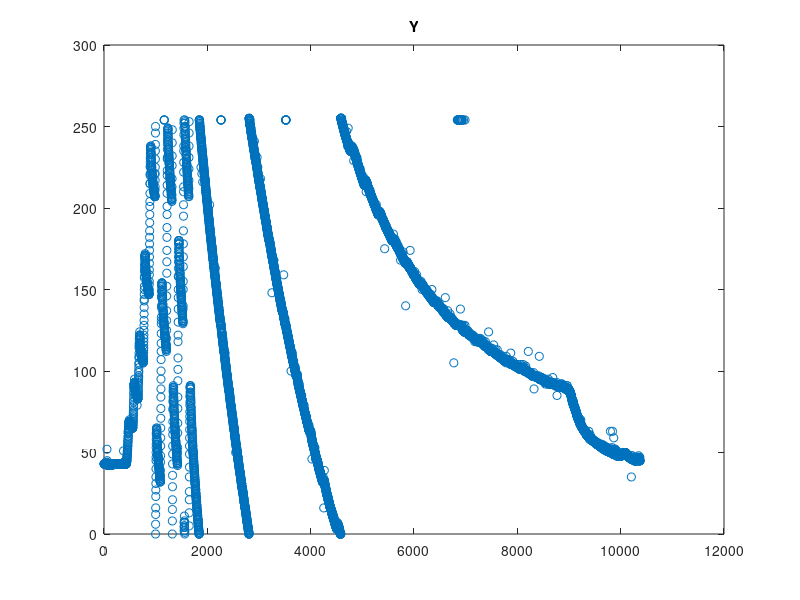
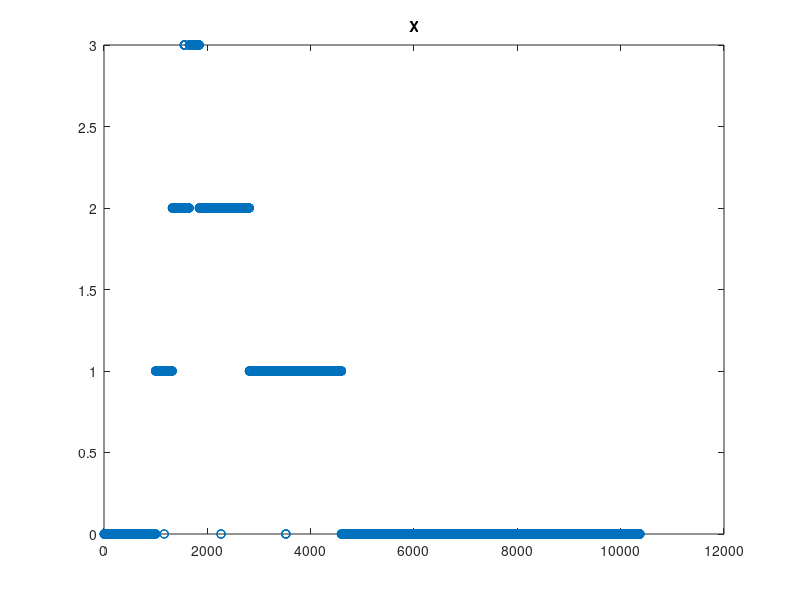
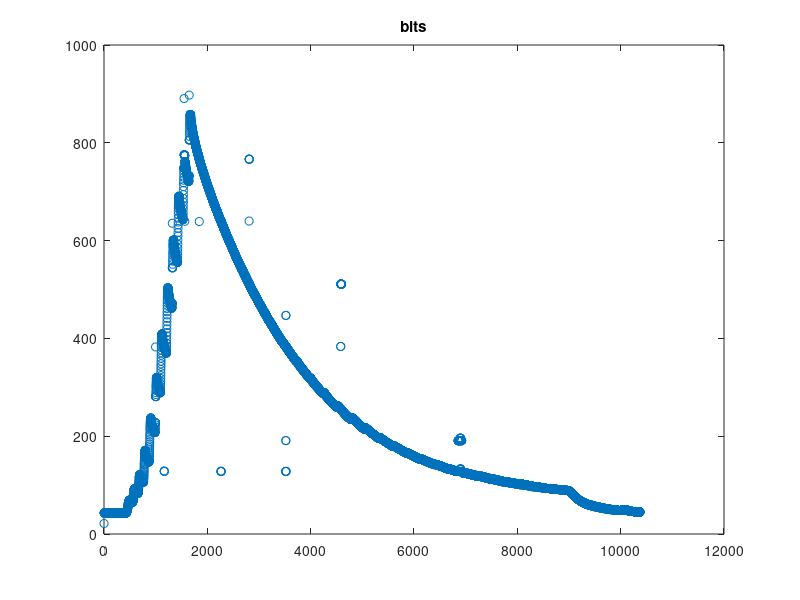
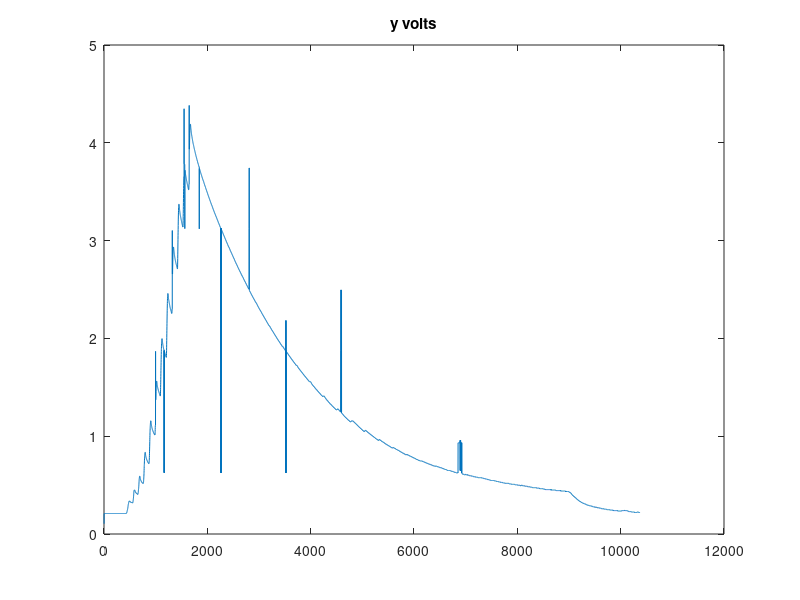

These charts were generated, in order, by the following MATLAB code:
clear all
close all

x2=csvread('bp-marco-2.csv');



y_p1_o=abs(x2(:,3)-255);
x_p1=x2(:,2);
figure(1)
plot(y_p1_o,'o')
title('Y')
figure(2)
plot(x_p1,'o')
title('X')
y_p1=medfilt1(y_p1_o,10);       




y_p1_converted=zeros(size(y_p1));
for i=1:length(y_p1)
    
    x=0;
    if (x_p1(i)==1)
        x=2^8;
    elseif (x_p1(i)==2)
        x=2^9;
    elseif (x_p1(i)==3)
        
        x=2^8+2^9;
    end
    
    y_p1_converted(i)=y_p1(i)+x;
    
end
figure(6)
plot(y_p1_converted,'o')
title('bits')

 y_p1_volts=y_p1_converted.*5./1024;
 
 vs=5;

 y_pressure=(y_p1_volts./vs-0.04)./0.018;

 y_pressure_mm_hg=y_pressure*7.5;
figure(7)
plot(y_p1_volts)
title('y volts')

figure(8)
plot(y_pressure)
title('y pressure KPa')

figure(9)
plot(y_pressure_mm_hg)
title('y pressure KPa')
 
